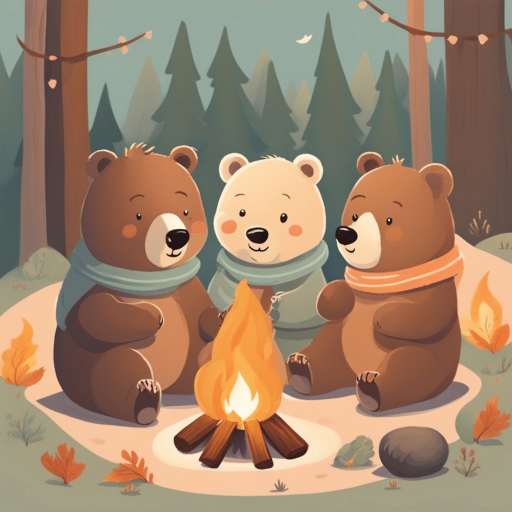
#> input picture semester_assignment/new_images/ai/ai_1.jpg, 512 x 512 px, given as the content of the folder ../semester_assignment/Art_shuffled/RealArt/, which was not available
$ jupyter execute --allow-errors task_2_fft_noise.ipynb   (text cells are left out)
#> lines starting #> are read from the running program, lines starting #| are printed output that depends on the picture; pictures that were not available may be replaced by others from this repository, and a replacement may not be noted
[cell 1]
IMAGESIZE = 200
RANDOM_STATE = 42

[cell 2]
from typing import Callable
import os
from dataclasses import dataclass
import numpy as np
from PIL import Image as PILImage


@dataclass
class ProvidedImage:
    filename: str
    data: np.ndarray[np.ndarray[np.uint8]]
    label: int

    def __init__(self, filename, label, image=None):
        self.filename = filename
        self.label = label
        self.data = image

    def load_image(self, file_path: str, width: int = 300, height: int = 300) -> "ProvidedImage" or None:
        try:
            loadedImage = PILImage.open(file_path)
            if loadedImage.mode == 'P' and 'transparency' in loadedImage.info:
                loadedImage = loadedImage.convert('RGBA')
            loadedImage = loadedImage.convert('RGB')
            loadedImage = loadedImage.resize((width, height))
            processedImage = np.array(loadedImage, dtype=np.float32)

            # Gifs have 4 dimensions because they have multiple frames
            if processedImage.ndim == 4: processedImage = processedImage[0]

            self.data = processedImage
            return self
        except Exception as e:
            print(f'Skipped {file_path}: {e}')
            return None

    def apply_transform(self, transformFunction: Callable[
        [np.ndarray[np.ndarray[np.uint8]]], np.ndarray[np.ndarray[np.uint8]]]):
        return ProvidedImage(self.filename, self.label, transformFunction(self.data))


def readImages(path: str, label: int, width=IMAGESIZE, height=IMAGESIZE):
    images: [ProvidedImage] = []
    for imagePath in os.listdir(path):
        image = ProvidedImage(imagePath, label).load_image(os.path.join(path, imagePath), width, height)
        if image is not None:
            images.append(image)
    return images

[cell 3]
from scipy.ndimage import gaussian_filter


def transform_to_fft(data: np.ndarray[np.ndarray[np.uint8]]) -> np.ndarray[np.ndarray[np.uint8]]:
    fft_channels = []
    for c in range(3):
        fft = np.fft.fftshift(np.fft.fft2(data[:, :, c]))
        magnitude = np.log(np.abs(fft) + 1)
        fft_channels.append(magnitude)
    result = np.stack(fft_channels, axis=-1)
    return (result - result.min()) / (result.max() - result.min() + 1e-8) * 255.0


def transform_to_noise(data: np.ndarray[np.ndarray[np.uint8]]) -> np.ndarray[np.ndarray[np.uint8]]:
    smooth = gaussian_filter(data, sigma=2)
    result = data - smooth
    return (result - result.min()) / (result.max() - result.min() + 1e-8) * 255.0

[cell 4]
realImages: [ProvidedImage] = readImages("../semester_assignment/Art_shuffled/RealArt/", 0, IMAGESIZE, IMAGESIZE)
#> in load_image, loadedImage is the input picture: PIL image 512x512 RGB; mean R, G, B 158.3, 131.7, 107.7
#> in load_image, `loadedImage = loadedImage.resize((width, height))`:
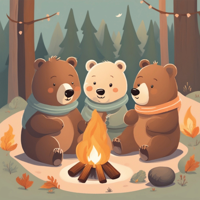
#> loadedImage: PIL image 200x200 RGB; mean R, G, B 158.3, 131.7, 107.7
aiImages: [ProvidedImage] = readImages("../semester_assignment/Art_shuffled/AiArtData/", 1, IMAGESIZE, IMAGESIZE)

[cell 5]
allImages: [ProvidedImage] = [*realImages, *aiImages]

all_fft = [image.apply_transform(transform_to_fft) for image in allImages]
#> the loop in transform_to_fft, `for c in range(3):` made 3 passes
#> pass 1, in transform_to_fft, `magnitude = np.log(np.abs(fft) + 1)`:
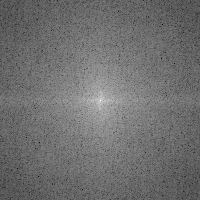
#> magnitude: shape (200, 200) float64; min 0.793, max 15.66, mean 7.3; drawn with min black and max white
#> pass 2, in transform_to_fft, `magnitude = np.log(np.abs(fft) + 1)`:
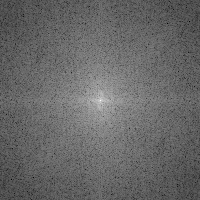
#> magnitude: shape (200, 200) float64; min 1.57, max 15.48, mean 7.23; drawn with min black and max white
#> pass 3, in transform_to_fft, `magnitude = np.log(np.abs(fft) + 1)`:
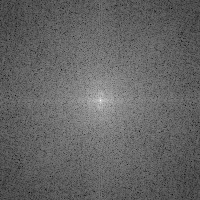
#> magnitude: shape (200, 200) float64; min 1.82, max 15.28, mean 7.12; drawn with min black and max white
#> after the loop in transform_to_fft, `for c in range(3):`: fft_channels = 3 items
#> in transform_to_fft, `result = np.stack(fft_channels, axis=-1)`:
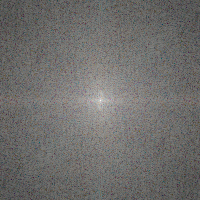
#> result: shape (200, 200, 3) float64; mean of channels 0, 1, 2 7.3, 7.23, 7.12; drawn with min black and max white
#> all_fft = 2 items
all_noise = [image.apply_transform(transform_to_noise) for image in allImages]
#> in transform_to_noise, `smooth = gaussian_filter(data, sigma=2)`:
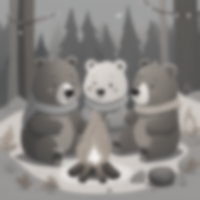
#> smooth: shape (200, 200, 3) float32; mean R, G, B 135.4, 132.6, 129.8
#> in transform_to_noise, `result = data - smooth`:
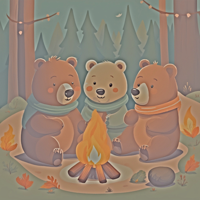
#> result: shape (200, 200, 3) float32; mean R, G, B 22.9, -0.9, -22; drawn with min black and max white
#> all_noise = 2 items

[cell 6]
import matplotlib.pyplot as plt


def show_transformations(original, label):
    fig, axes = plt.subplots(1, 3, figsize=(6, 2))

    axes[0].imshow(original / 255.0)
    axes[0].set_title(f"Original - {'AI' if label == 1 else 'Real'}")
    axes[0].axis('off')

    fft = transform_to_fft(original)
    axes[1].imshow(fft / 255.0)
    axes[1].set_title("FFT")
    axes[1].axis('off')

    noise = transform_to_noise(original)
    axes[2].imshow(noise / 255.0)
    axes[2].set_title("Noise")
    axes[2].axis('off')

    plt.tight_layout()
    plt.show()


show_transformations(realImages[0].data, realImages[0].label)  # X_real = np.stack([img.data for img in realImages])
#> in show_transformations, `plt.show()`:
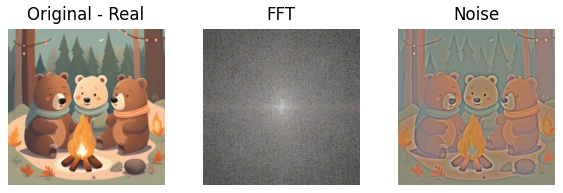
#> figure drawn by matplotlib, 3 panels
show_transformations(aiImages[0].data, aiImages[0].label)

[cell 7]
from sklearn.model_selection import train_test_split

X_fft   = np.stack([img.data for img in all_fft]).astype(np.float32)
X_noise = np.stack([img.data for img in all_noise]).astype(np.float32)
y       = np.array([img.label for img in allImages]).astype(np.float32)

X_fft_train, X_fft_tmp, X_noise_train, X_noise_tmp, y_train, y_tmp = train_test_split(
    X_fft, X_noise, y, test_size=0.2, random_state=RANDOM_STATE
)
#> y_train = [0]; y_tmp = [1]

#> (the rest of this cell did not finish here and is left out)
